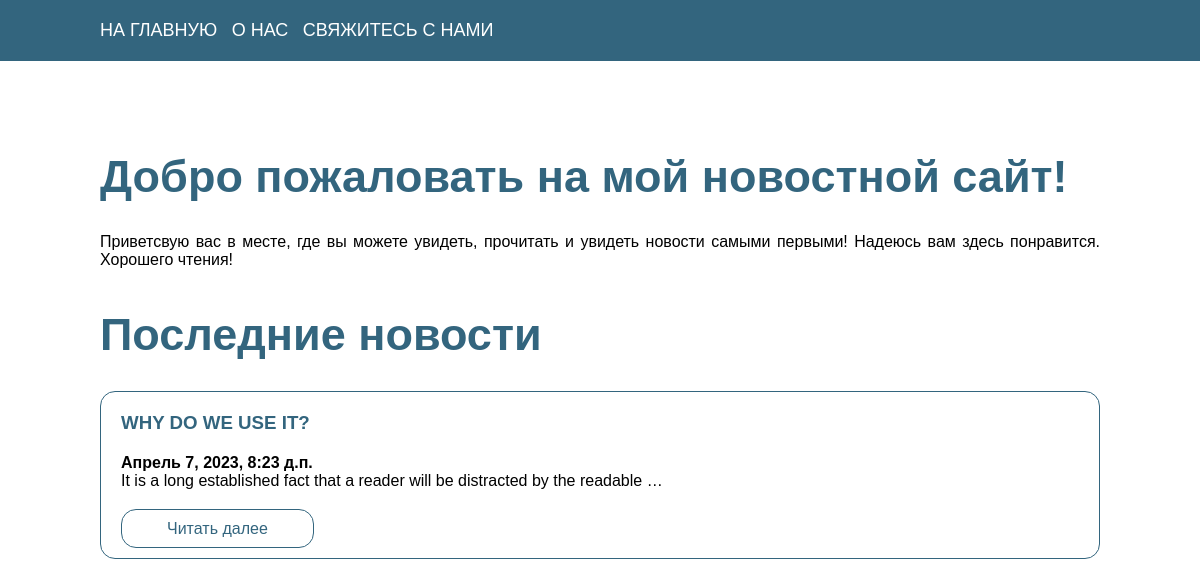
The page / on the database its author committed.
### crudApp/models.py (models this page shows, shortened)
class Post(models.Model):
    title = models.CharField("Заголовок", max_length=225, null=True, blank=True)
    content = models.TextField("Контент", null=True, blank=True)
    postDate = models.DateTimeField("Дата и время публикации", default=datetime.now)
    class Meta:
        verbose_name = "Пост"
        verbose_name_plural = "Посты"

### crudApp/views.py (the view)
# urls.py: path('', views.homePage, name='homePage'),
def homePage(request):
    posts = Post.objects.all().order_by('-postDate')
    return render(request, "index.html", {
        'posts': posts
    })

### crudApp/templates/index.html (shortened to what this page needs)
{% extends 'base.html' %}
{% block content %}
<main class="main">
        <div id="main-content" class="container mb-10">
            <h1 class="title">Добро пожаловать на мой новостной сайт!</h1>
            <p class="text">Приветсвую вас в месте, где вы можете увидеть, прочитать и увидеть новости самыми первыми! Надеюсь вам здесь понравится. Хорошего чтения!</p>
        </div>
        <div class="container">
            <h2 class="title">Последние новости</h2>
            {% for post in posts %}
            <div class="card">
                <div class="card-body">
                    <h3><b>{{ post.title }}</b></h3>
                    <h4>{{ post.postDate}}</h4>
                    <p>{{ post.content|truncatewords:15}}</p>
                    <a href="{% url 'postDetail' pk=post.pk %}" class="primary-button">Читать далее</a>
                </div>
                {% endfor %}
            </div>
    </main>
{% endblock %}

### crudApp/templates/base.html (shortened to what this page needs)
{% load static %}
<!DOCTYPE html>
<html lang="en">
<head>
    <link rel="stylesheet" href="{% static './css/style.css' %}">
    <link rel="stylesheet" href="https://cdnjs.cloudflare.com/ajax/libs/font-awesome/6.4.0/css/all.min.css" />
</head>
<body background="C:\Users\Admin\Downloads\Telegram Desktop\kmp\img\fon.jpg">
    <header class="header">
        <div class="container">
            <div class="desktop-menu">
                <a href="{% url 'homePage'%}">На главную</a>
                <a href="{% url 'aboutPage'%}">О нас</a>
                <a href="#">Свяжитесь с нами</a>
            </div>
        </div>
    </header>
    {% block content %}
    {% endblock %}
</body>
</html>

### crudApp/static/css/style.css (style rules this page uses)
* { padding: 0; margin: 0; box-sizing: border-box; font-family: sans-serif; }
.container { margin-left: 100px; margin-right: 100px; }
.header { padding: 20px 0; background-color: #33657e; }
.desktop-menu { text-align: left; }
.desktop-menu a { color: #ffffff; text-decoration: none; font-size: 18px; margin-right: 10px; text-transform: uppercase; transition: 0.3s ease-in-out; }
.main { padding: 90px 0; }
.title { font-size: 45px; color: #33657e; margin-bottom: 30px; }
.card { border: 1px solid #33657e; border-radius: 15px; margin-bottom: 20px; }
.card-body { padding: 20px; }
.card-body h3 { margin-bottom: 20px; text-transform: uppercase; color: #33657e; }
.card-body p { text-align: justify; margin-bottom: 30px; }
.primary-button { padding: 10px 45px; background-color: #ffffff; border: 1px solid #33657e; border-radius: 15px; color: #33657e; text-decoration: none; transition: 0.3s ease-in-out; }
.mb-10 { margin-bottom: 40px; }
.text { margin-bottom: 40px; text-align: justify; }

### rows shown on the page
Post: title "WHY DO WE USE IT?", postDate "Апрель 7, 2023, 8:23 д.п.", content "It is a long established fact that a reader will be distracted by the readable …"
